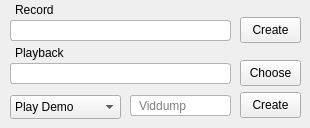
    <widget class="QWidget" name="demoTab">
     <attribute name="title">
      <string>Demos</string>
     </attribute>
     <widget class="QLabel" name="record_label">
      <property name="geometry">
       <rect>
        <x>15</x>
        <y>2</y>
        <width>91</width>
        <height>16</height>
       </rect>
      </property>
      <property name="text">
       <string>Record</string>
      </property>
     </widget>
     <widget class="QLineEdit" name="record_lineEdit">
      <property name="geometry">
       <rect>
        <x>10</x>
        <y>20</y>
        <width>221</width>
        <height>21</height>
       </rect>
      </property>
      <property name="styleSheet">
       <string notr="true">border: 1px solid rgb(180, 180, 180);
padding-left: 6px;
color: #000;
height: 20px;
background-color:rgb(255, 255, 255);
border-radius:3px</string>
      </property>
      <property name="clearButtonEnabled">
       <bool>true</bool>
      </property>
     </widget>
     <widget class="QLineEdit" name="playback_lineEdit">
      <property name="geometry">
       <rect>
        <x>10</x>
        <y>63</y>
        <width>221</width>
        <height>21</height>
       </rect>
      </property>
      <property name="styleSheet">
       <string notr="true">border: 1px solid rgb(180, 180, 180);
padding-left: 6px;
color: #000;
height: 20px;
background-color:rgb(255, 255, 255);
border-radius:3px</string>
      </property>
      <property name="clearButtonEnabled">
       <bool>true</bool>
      </property>
     </widget>
     <widget class="QLabel" name="playback_label">
      <property name="geometry">
       <rect>
        <x>15</x>
        <y>45</y>
        <width>91</width>
        <height>16</height>
       </rect>
      </property>
      <property name="text">
       <string>Playback</string>
      </property>
     </widget>
     <widget class="QPushButton" name="record_pushButton">
      <property name="geometry">
       <rect>
        <x>240</x>
        <y>17</y>
        <width>61</width>
        <height>26</height>
       </rect>
      </property>
      <property name="styleSheet">
       <string notr="true"/>
      </property>
      <property name="text">
       <string>Create</string>
      </property>
      <property name="default">
       <bool>false</bool>
      </property>
     </widget>
     <widget class="QPushButton" name="playback_pushButton">
      <property name="geometry">
       <rect>
        <x>240</x>
        <y>60</y>
        <width>61</width>
        <height>26</height>
       </rect>
      </property>
      <property name="styleSheet">
       <string notr="true"/>
      </property>
      <property name="text">
       <string>Choose</string>
      </property>
      <property name="default">
       <bool>false</bool>
      </property>
     </widget>
     <widget class="QComboBox" name="playback_comboBox">
      <property name="geometry">
       <rect>
        <x>10</x>
        <y>95</y>
        <width>111</width>
        <height>24</height>
       </rect>
      </property>
      <property name="styleSheet">
       <string notr="true">height:10px</string>
      </property>
      <item>
       <property name="text">
        <string>Play Demo</string>
       </property>
      </item>
      <item>
       <property name="text">
        <string>Time Demo</string>
       </property>
      </item>
      <item>
       <property name="text">
        <string>Fast Demo</string>
       </property>
      </item>
     </widget>
     <widget class="QLineEdit" name="viddump_lineEdit">
      <property name="geometry">
       <rect>
        <x>130</x>
        <y>95</y>
        <width>101</width>
        <height>21</height>
       </rect>
      </property>
      <property name="styleSheet">
       <string notr="true">border: 1px solid rgb(180, 180, 180);
padding-left: 6px;
height: 20px;
color: rgb(0, 0, 8);
background-color: rgb(255, 255, 255);
border-radius:3px</string>
      </property>
      <property name="placeholderText">
       <string>Viddump</string>
      </property>
      <property name="clearButtonEnabled">
       <bool>true</bool>
      </property>
     </widget>
     <widget class="QPushButton" name="viddump_pushButton">
      <property name="geometry">
       <rect>
        <x>240</x>
        <y>92</y>
        <width>61</width>
        <height>26</height>
       </rect>
      </property>
      <property name="styleSheet">
       <string notr="true"/>
      </property>
      <property name="text">
       <string>Create</string>
      </property>
      <property name="default">
       <bool>false</bool>
      </property>
     </widget>
    </widget>
